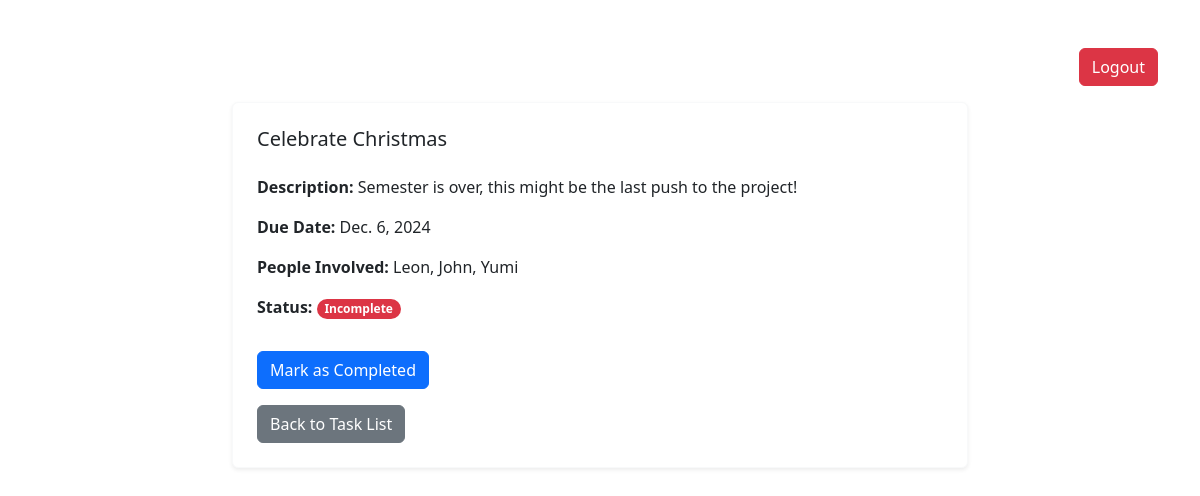
Screenshot of /celebrate-christmas/ with the database file from the repository.
### app/models.py (models this page shows)
class Assignment(models.Model):
    title = models.CharField(max_length=255)
    slug = models.SlugField(unique=True)
    description = models.TextField()
    due_date = models.DateField()
    completed = models.BooleanField(default=False)
    people_involved = models.ManyToManyField(settings.AUTH_USER_MODEL, related_name='assignments')

class CustomUser(AbstractUser):
    is_admin = models.BooleanField(default=False)

### app/views.py (the view, shortened to what this page needs)
# urls.py: path('<str:assignment_slug>/', views.assignment_view, name='assignment'),
def assignment_view(request, assignment_slug):
    assignment = get_object_or_404(Assignment, slug=assignment_slug)
    return render(request, 'assignment.html', {'assignment': assignment})

### app/templates/assignment.html (shortened to what this page needs)
{% extends 'base.html' %}
{% block content %}
<section class="py-3 py-md-5">
    <div class="container">
      <div class="d-flex mb-3">
        <a href="{% url 'logout' %}" class="btn btn-danger ms-auto">Logout</a>
      </div>
      <div class="row justify-content-center">
        <div class="col-12 col-lg-9 col-xl-8">
          <div class="card widget-card border-light shadow-sm">
            <div class="card-body p-4">
              <h5 class="card-title widget-card-title mb-4">{{ assignment.title }}</h5>
              <p><strong>Description:</strong> {{ assignment.description }}</p>
              <p><strong>Due Date:</strong> {{ assignment.due_date }}</p>
              <p><strong>People Involved:</strong>
                {% for user in assignment.people_involved.all %}
                  {{ user.username }}{% if not forloop.last %}, {% endif %}
                {% endfor %}
              </p>
              <p><strong>Status:</strong>
                {% if assignment.completed %}
                  <span class="badge rounded-pill bg-success">Completed</span>
                {% else %}
                  <span class="badge rounded-pill bg-danger">Incomplete</span>
                {% endif %}
              </p>
              <form method="POST" action="{% url 'assignment' assignment.slug %}">
                {% if not assignment.completed %}
                  <button type="submit" name="complete" class="btn btn-primary mt-3">Mark as Completed</button>
                {% else %}
                  <button type="submit" name="incomplete" class="btn btn-warning mt-3">Mark as Incomplete</button>
                {% endif %}
              </form>
              <a href="{% url 'all_assignments' %}" class="btn btn-secondary mt-3">Back to Task List</a>
            </div>
          </div>
        </div>
      </div>
    </div>
</section>
{% endblock %}

### rows the page displays
Assignment: title "Celebrate Christmas", description "Semester is over, this might be the last push to the project!", due_date "Dec. 6, 2024"
CustomUser: username "Leon"
CustomUser: username "John"
CustomUser: username "Yumi"
